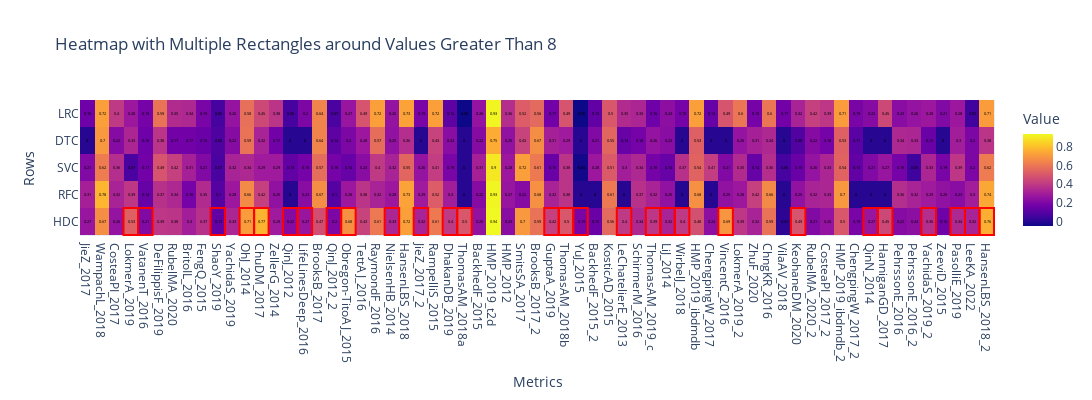

Notebook source saved alongside this figure:
### Code cell
import pandas as pd
import plotly.express as px
import plotly.graph_objects as go
import sys
import pandas as pd
import numpy as np
import sys, os

def check_peformance(values, th=0.05):
    # print(values)
    last_value = values[-1]
    # Check if the last value is greater than all other values by at least the threshold
    is_significantly_greater = all((last_value - value) >= th for value in values[:-1])

    if is_significantly_greater:
        return True
    else:
        return False
    
def detect_comparable_results(values, thr=0.05):
    fifth_value = values[4]  # The fifth value, Python lists are zero-indexed
    is_comparable = all(abs(fifth_value - value) <= thr for value in values[:4])

    if is_comparable:
        return True
    else:
        return False

    
def ResultSummary(file):
    DF = pd.read_csv(file, sep='\t')
    DF.set_index('name', inplace=True)
    df = DF.iloc[[1,6,11,16,21]]

    column_anno_per = {}
    comparable = {}
    for n in df.columns.to_list():
        column_anno_per[n] = check_peformance(df[n].values,  th=threshold)
        comparable[n] = detect_comparable_results(df[n].values,  thr=threshold)
        # print(detect_comparable_results(df[n].values,  thr=threshold))
    return column_anno_per, comparable

results, result_1 = ResultSummary(input_file)

# print(result_1)
true_columns = []
true_column_comp= []

for i, k in enumerate(results.keys()):
    if results[k]:  
        true_columns.append((i, results[k], k))

for i, k in enumerate(result_1.keys()):
    if result_1[k]:  
        true_column_comp.append((i, result_1[k], k))
        
# print(true_columns)
# print(true_column_comp)

DF = pd.read_csv(input_file, sep='\t')
DF.set_index('name', inplace=True)
df =  DF.iloc[[4,9,14,19,24]]
df.index.name = 'name'
# df.columns = ReturnUniqueColumnName(df.columns.to_list())
###Fix Duplicate Column Names ############################

# colorscale = [[-1.0, 'green'], [0, 'red'], [1.0, 'rgb(0, 0, 255)']]
heatmap = go.Heatmap(
    z=df.values,
    x=df.columns,
    # y=df.index,
    y=['LRC', 'DTC', 'SVC', 'RFC', 'HDC'],
    # colorscale='Viridis',
    colorbar=dict(title='Value'),
    text=df.values,  # Display values in each cell
    texttemplate="%{text}",  # Format for text
    textfont=dict(color='black'),  # Ensure text is visible on darker colors
    # colorscale=colorscale
)

shapes = []

for i in range(5, len(df), 5):  # Start from the 3rd row and add lines every 2 rows
    shapes.append(
        go.layout.Shape(
            type='line',
            x0=-0.5,  # Start from the left edge
            x1=len(df.columns) - 0.5,  # End at the right edge
            y0=i - 0.5,  # Position for the horizontal line
            y1=i - 0.5,
            line=dict(color='white', width=2),  # White line with a thickness of 2
        )
    )

# Find all cells with values greater than 8

for c in true_columns:
    col_idx = c[0]  # Get the index of the column
    row_idx = 4    # Get the index of the row
    shape = go.layout.Shape(
        type='rect',
        x0=col_idx - 0.5,
        x1=col_idx + 0.5,
        y0=row_idx - 0.5,
        y1=row_idx + 0.5,
        line=dict(color='red', width=2),  # Red border for the rectangle
        fillcolor='rgba(255, 255, 255, 0)',  # Transparent fill
    )
    shapes.append(shape)  # Add this shape to the list of shapes


    
for t in true_column_comp:
    col_idx = t[0]  # Get the index of the column
    row_idx = 4    # Get the index of the row
    shape1 = go.layout.Shape(
        type='rect',
        x0=col_idx - 0.5,
        x1=col_idx + 0.5,
        y0=row_idx - 0.5,
        y1=row_idx + 0.5,
        line=dict(color='blue', width=2),  # Red border for the rectangle
        fillcolor='rgba(255, 255, 255, 0)',  # Transparent fill
    )
    # print(shape1)
    shapes.append(shape1)
    
# Create the figure and add the heatmap and shapes
fig = go.Figure(data=[heatmap])
fig.update_layout(
    width=2610,  # Adjust based on your needs
    height=400,
    # autosize=True,
    shapes=shapes,  # Add all the shapes (rectangles)
    title='Heatmap with Multiple Rectangles around Values Greater Than 8',
    xaxis=dict(title='Metrics'),
    yaxis=dict(title='Rows'),
    yaxis_autorange='reversed',  # Ensures correct orientation
)

# Display the heatmap with the rectangle
fig.show()

### Figure 1 — Plotly figure (JSON) as saved in the notebook; plotly's stock layout.template omitted (floating-point values rounded to 4 significant figures; data arrays with more than 128 entries replaced by an {"elided": "..."} marker saying what was removed)
{"data": [{"colorbar": {"title": {"text": "Value"}}, "text": {"elided": "5x63 float values"}, "textfont": {"color": "black"}, "texttemplate": "%{text}", "type": "heatmap", "x": ["JieZ_2017", "WampachL_2018", "CosteaPI_2017", "LokmerA_2019", "VatanenT_2016", "DeFilippisF_2019", "RubelMA_2020", "BritoIL_2016", "FengQ_2015", "ShaoY_2019", "YachidaS_2019", "OhJ_2014", "ChuDM_2017", "ZellerG_2014", "QinJ_2012", "LifeLinesDeep_2016", "BrooksB_2017", "QinJ_2012_2", "Obregon-TitoAJ_2015", "TettAJ_2016", "RaymondF_2016", "NielsenHB_2014", "HansenLBS_2018", "JieZ_2017_2", "RampelliS_2015", "DhakanDB_2019", "ThomasAM_2018a", "BackhedF_2015", "HMP_2019_t2d", "HMP_2012", "SmitsSA_2017", "BrooksB_2017_2", "GuptaA_2019", "ThomasAM_2018b", "YuJ_2015", "BackhedF_2015_2", "KosticAD_2015", "LeChatelierE_2013", "SchirmerM_2016", "ThomasAM_2019_c", "LiJ_2014", "WirbelJ_2018", "HMP_2019_ibdmdb", "ChengpingW_2017", "VincentC_2016", "LokmerA_2019_2", "ZhuF_2020", "ChngKR_2016", "VilaAV_2018", "KeohaneDM_2020", "RubelMA_2020_2", "CosteaPI_2017_2", "HMP_2019_ibdmdb_2", "ChengpingW_2017_2", "QinN_2014", "HanniganGD_2017", "PehrssonE_2016", "PehrssonE_2016_2", "YachidaS_2019_2", "ZeeviD_2015", "PasolliE_2019", "LeeKA_2022", "HansenLBS_2018_2"], "y": ["LRC", "DTC", "SVC", "RFC", "HDC"], "z": {"elided": "5x63 float values"}}], "layout": {"height": 400, "shapes": [{"fillcolor": "rgba(255, 255, 255, 0)", "line": {"color": "red", "width": 2}, "type": "rect", "x0": 2.5, "x1": 3.5, "y0": 3.5, "y1": 4.5}, {"fillcolor": "rgba(255, 255, 255, 0)", "line": {"color": "red", "width": 2}, "type": "rect", "x0": 3.5, "x1": 4.5, "y0": 3.5, "y1": 4.5}, {"fillcolor": "rgba(255, 255, 255, 0)", "line": {"color": "red", "width": 2}, "type": "rect", "x0": 8.5, "x1": 9.5, "y0": 3.5, "y1": 4.5}, {"fillcolor": "rgba(255, 255, 255, 0)", "line": {"color": "red", "width": 2}, "type": "rect", "x0": 10.5, "x1": 11.5, "y0": 3.5, "y1": 4.5}, {"fillcolor": "rgba(255, 255, 255, 0)", "line": {"color": "red", "width": 2}, "type": "rect", "x0": 11.5, "x1": 12.5, "y0": 3.5, "y1": 4.5}, {"fillcolor": "rgba(255, 255, 255, 0)", "line": {"color": "red", "width": 2}, "type": "rect", "x0": 13.5, "x1": 14.5, "y0": 3.5, "y1": 4.5}, {"fillcolor": "rgba(255, 255, 255, 0)", "line": {"color": "red", "width": 2}, "type": "rect", "x0": 14.5, "x1": 15.5, "y0": 3.5, "y1": 4.5}, {"fillcolor": "rgba(255, 255, 255, 0)", "line": {"color": "red", "width": 2}, "type": "rect", "x0": 16.5, "x1": 17.5, "y0": 3.5, "y1": 4.5}, {"fillcolor": "rgba(255, 255, 255, 0)", "line": {"color": "red", "width": 2}, "type": "rect", "x0": 17.5, "x1": 18.5, "y0": 3.5, "y1": 4.5}, {"fillcolor": "rgba(255, 255, 255, 0)", "line": {"color": "red", "width": 2}, "type": "rect", "x0": 20.5, "x1": 21.5, "y0": 3.5, "y1": 4.5}, {"fillcolor": "rgba(255, 255, 255, 0)", "line": {"color": "red", "width": 2}, "type": "rect", "x0": 22.5, "x1": 23.5, "y0": 3.5, "y1": 4.5}, {"fillcolor": "rgba(255, 255, 255, 0)", "line": {"color": "red", "width": 2}, "type": "rect", "x0": 24.5, "x1": 25.5, "y0": 3.5, "y1": 4.5}, {"fillcolor": "rgba(255, 255, 255, 0)", "line": {"color": "red", "width": 2}, "type": "rect", "x0": 25.5, "x1": 26.5, "y0": 3.5, "y1": 4.5}, {"fillcolor": "rgba(255, 255, 255, 0)", "line": {"color": "red", "width": 2}, "type": "rect", "x0": 31.5, "x1": 32.5, "y0": 3.5, "y1": 4.5}, {"fillcolor": "rgba(255, 255, 255, 0)", "line": {"color": "red", "width": 2}, "type": "rect", "x0": 32.5, "x1": 33.5, "y0": 3.5, "y1": 4.5}, {"fillcolor": "rgba(255, 255, 255, 0)", "line": {"color": "red", "width": 2}, "type": "rect", "x0": 33.5, "x1": 34.5, "y0": 3.5, "y1": 4.5}, {"fillcolor": "rgba(255, 255, 255, 0)", "line": {"color": "red", "width": 2}, "type": "rect", "x0": 36.5, "x1": 37.5, "y0": 3.5, "y1": 4.5}, {"fillcolor": "rgba(255, 255, 255, 0)", "line": {"color": "red", "width": 2}, "type": "rect", "x0": 38.5, "x1": 39.5, "y0": 3.5, "y1": 4.5}, {"fillcolor": "rgba(255, 255, 255, 0)", "line": {"color": "red", "width": 2}, "type": "rect", "x0": 39.5, "x1": 40.5, "y0": 3.5, "y1": 4.5}, {"fillcolor": "rgba(255, 255, 255, 0)", "line": {"color": "red", "width": 2}, "type": "rect", "x0": 40.5, "x1": 41.5, "y0": 3.5, "y1": 4.5}, {"fillcolor": "rgba(255, 255, 255, 0)", "line": {"color": "red", "width": 2}, "type": "rect", "x0": 43.5, "x1": 44.5, "y0": 3.5, "y1": 4.5}, {"fillcolor": "rgba(255, 255, 255, 0)", "line": {"color": "red", "width": 2}, "type": "rect", "x0": 48.5, "x1": 49.5, "y0": 3.5, "y1": 4.5}, {"fillcolor": "rgba(255, 255, 255, 0)", "line": {"color": "red", "width": 2}, "type": "rect", "x0": 53.5, "x1": 54.5, "y0": 3.5, "y1": 4.5}, {"fillcolor": "rgba(255, 255, 255, 0)", "line": {"color": "red", "width": 2}, "type": "rect", "x0": 54.5, "x1": 55.5, "y0": 3.5, "y1": 4.5}, {"fillcolor": "rgba(255, 255, 255, 0)", "line": {"color": "red", "width": 2}, "type": "rect", "x0": 57.5, "x1": 58.5, "y0": 3.5, "y1": 4.5}, {"fillcolor": "rgba(255, 255, 255, 0)", "line": {"color": "red", "width": 2}, "type": "rect", "x0": 59.5, "x1": 60.5, "y0": 3.5, "y1": 4.5}, {"fillcolor": "rgba(255, 255, 255, 0)", "line": {"color": "red", "width": 2}, "type": "rect", "x0": 60.5, "x1": 61.5, "y0": 3.5, "y1": 4.5}, {"fillcolor": "rgba(255, 255, 255, 0)", "line": {"color": "red", "width": 2}, "type": "rect", "x0": 61.5, "x1": 62.5, "y0": 3.5, "y1": 4.5}], "title": {"text": "Heatmap with Multiple Rectangles around Values Greater Than 8"}, "width": 2610, "xaxis": {"autorange": true, "range": [-0.5, 62.53], "title": {"text": "Metrics"}, "type": "category"}, "yaxis": {"autorange": true, "range": [4.528, -0.5], "title": {"text": "Rows"}, "type": "category"}}}
